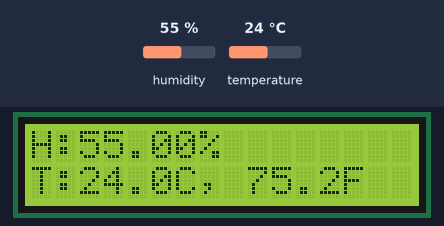
A sketch run on a simulated Arduino Uno, built with avr-gcc and run on an emulated ATmega328P. Parts: 16×2 character LCD. The test bench sets the inputs (shaded band); at power-on: humidity 55 %, temperature 24 °C. What the sketch prints to the serial monitor is not drawn.

Above: at 2.7 s.
2.8 s: humidity set to 22 %
At 5.4 s:
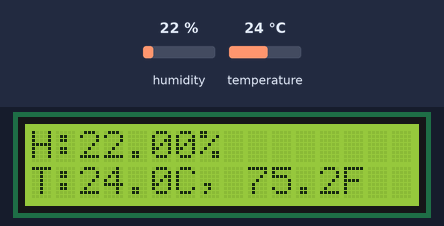
5.8 s: temperature set to 12 °C
At 6.8 s:
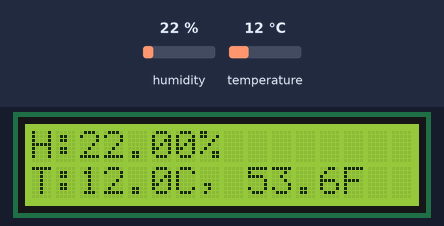
8.8 s: humidity set to 40 %
At 10.9 s:
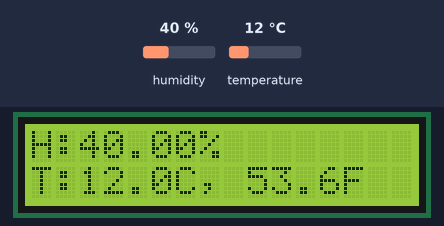
11.8 s: temperature set to 19 °C
At 13.6 s:
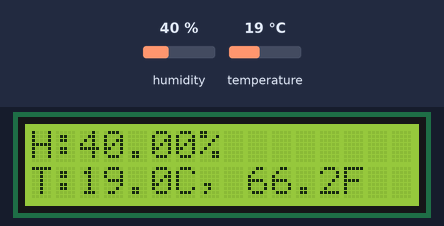
Timing chart, 0 to 15.1 s (numbered marks = the images above; inputs shaded):
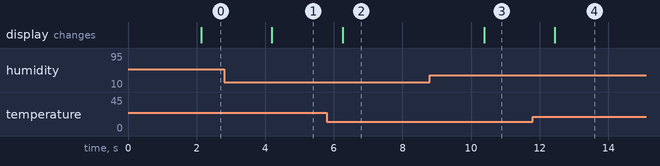

The sketch:

DHT11_LCD.ino
```cpp
// Example testing sketch for various DHT humidity/temperature sensors
// Written by ladyada, public domain

// REQUIRES the following Arduino libraries:
// - DHT Sensor Library: https://github.com/adafruit/DHT-sensor-library
// - Adafruit Unified Sensor Lib: https://github.com/adafruit/Adafruit_Sensor

#include "DHT.h"
//#include <LiquidCrystal.h>
#include <Wire.h>
#include <LiquidCrystal_I2C.h>

LiquidCrystal_I2C lcd(0x27, 16, 2);

//LiquidCrystal lcd(A0, A1, A2, A3, A4, A5);

#define DHTPIN 4    // Digital pin connected to the DHT sensor
// Feather HUZZAH ESP8266 note: use pins 3, 4, 5, 12, 13 or 14 --
// Pin 15 can work but DHT must be disconnected during program upload.

// Uncomment whatever type you're using!
#define DHTTYPE DHT11   // DHT 11
//#define DHTTYPE DHT22   // DHT 22  (AM2302), AM2321
//#define DHTTYPE DHT21   // DHT 21 (AM2301)

// Connect pin 1 (on the left) of the sensor to +5V
// NOTE: If using a board with 3.3V logic like an Arduino Due connect pin 1
// to 3.3V instead of 5V!
// Connect pin 2 of the sensor to whatever your DHTPIN is
// Connect pin 3 (on the right) of the sensor to GROUND (if your sensor has 3 pins)
// Connect pin 4 (on the right) of the sensor to GROUND and leave the pin 3 EMPTY (if your sensor has 4 pins)
// Connect a 10K resistor from pin 2 (data) to pin 1 (power) of the sensor

// Initialize DHT sensor.
// Note that older versions of this library took an optional third parameter to
// tweak the timings for faster processors.  This parameter is no longer needed
// as the current DHT reading algorithm adjusts itself to work on faster procs.
DHT dht(DHTPIN, DHTTYPE);

void setup() {
  Serial.begin(9600);
  Serial.println(F("DHTxx test!"));

  lcd.init();        // Initialize the LCD
  lcd.backlight();
  dht.begin();

  // lcd.begin(16, 2);
  // lcd.clear();
}

void loop() {
  // Wait a few seconds between measurements.
  delay(2000);

  // Reading temperature or humidity takes about 250 milliseconds!
  // Sensor readings may also be up to 2 seconds 'old' (its a very slow sensor)
  float h = dht.readHumidity();
  // Read temperature as Celsius (the default)
  float t = dht.readTemperature();
  // Read temperature as Fahrenheit (isFahrenheit = true)
  float f = dht.readTemperature(true);

  // Check if any reads failed and exit early (to try again).
  if (isnan(h) || isnan(t) || isnan(f)) {
    Serial.println(F("Failed to read from DHT sensor!"));
    return;
  }

  // Compute heat index in Fahrenheit (the default)
  float hif = dht.computeHeatIndex(f, h);
  // Compute heat index in Celsius (isFahreheit = false)
  float hic = dht.computeHeatIndex(t, h, false);

  lcd.setCursor(0,0);
  lcd.print("H:");
  lcd.print(h);
  lcd.print("%");
  lcd.setCursor(0,1);
  lcd.print("T:");
  lcd.print(t,1);
  lcd.print("C, ");
  lcd.print(f,1);
  lcd.print("F ");

  Serial.print(F("Humidity: "));
  Serial.print(h);
  Serial.print(F("%  Temperature: "));
  Serial.print(t);
  Serial.print(F("°C "));
  Serial.print(f);
  Serial.print(F("°F  Heat index: "));
  Serial.print(hic);
  Serial.print(F("°C "));
  Serial.print(hif);
  Serial.println(F("°F"));
}
```

Measured:
- after the input at 2.8 s, the display: changes after 1.4 s (image 1)
- after the input at 5.8 s, the display: changes after 0.45 s (image 2)
- after the input at 8.8 s, the display: changes after 1.6 s (image 3)
- after the input at 11.8 s, the display: changes after 0.65 s (image 4)
